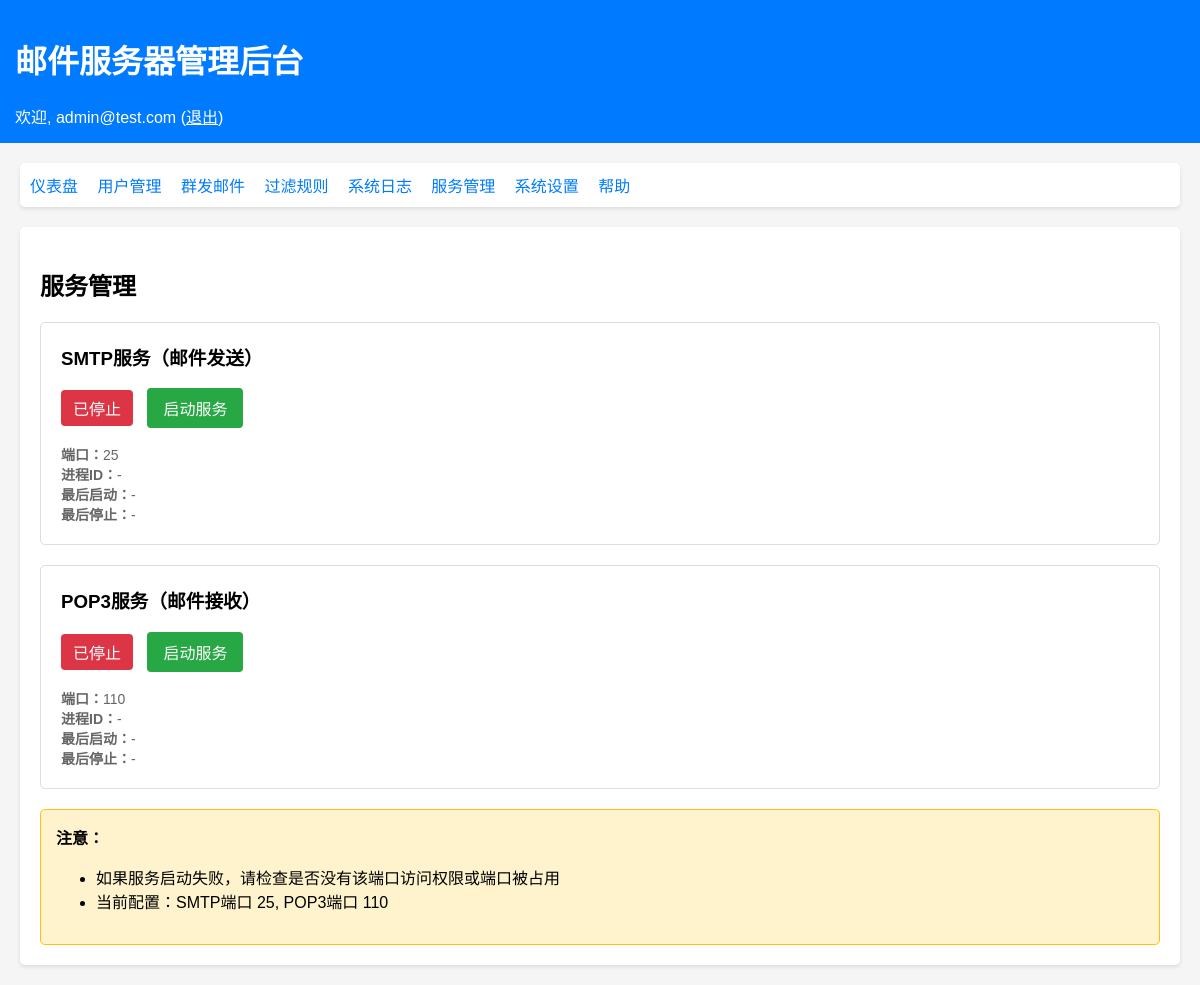
Screenshot of /services.php (signed in) with the database file from the repository.
### tables this page shows
CREATE TABLE IF NOT EXISTS system_settings (
    id INT AUTO_INCREMENT PRIMARY KEY,
    setting_key VARCHAR(100) UNIQUE NOT NULL,
    setting_value TEXT,
    updated_at TIMESTAMP DEFAULT CURRENT_TIMESTAMP ON UPDATE CURRENT_TIMESTAMP
);

CREATE TABLE IF NOT EXISTS service_status (
    id INT AUTO_INCREMENT PRIMARY KEY,
    service_name VARCHAR(50) UNIQUE NOT NULL,
    is_running TINYINT(1) DEFAULT 0,
    pid INT,
    last_started_at TIMESTAMP NULL,
    last_stopped_at TIMESTAMP NULL,
    updated_at TIMESTAMP DEFAULT CURRENT_TIMESTAMP ON UPDATE CURRENT_TIMESTAMP
);

### config/database.php (called while the page is built)
<?php
return [
    'host' => getenv('DB_HOST') ?: '127.0.0.1',
    'port' => getenv('DB_PORT') ?: '3308',
    'database' => getenv('DB_DATABASE') ?: 'mail_server',
    'username' => getenv('DB_USERNAME') ?: 'mail_user',
    'password' => getenv('DB_PASSWORD') ?: 'user123',
    'charset' => 'utf8mb4',
    'collation' => 'utf8mb4_unicode_ci',
    'options' => [
        PDO::ATTR_ERRMODE => PDO::ERRMODE_EXCEPTION,
        PDO::ATTR_DEFAULT_FETCH_MODE => PDO::FETCH_ASSOC,
        PDO::ATTR_EMULATE_PREPARES => false,
        PDO::MYSQL_ATTR_INIT_COMMAND => "SET NAMES utf8mb4 COLLATE utf8mb4_unicode_ci"
    ]
];

### src/storage/Database.php (called while the page is built, shortened)
<?php
require_once __DIR__ . '/../../config/database.php';
class Database {
    private static $instance = null;
    private function __construct() {
        $config = require __DIR__ . '/../../config/database.php';
        $dsn = "mysql:host={$config['host']};port={$config['port']};dbname={$config['database']};charset={$config['charset']}";
        try {
            $this->connection = new PDO(
                $dsn,
                $config['username'],
                $config['password'],
                $config['options']
            );
        } catch (PDOException $e) {
            throw new Exception("数据库连接失败: " . $e->getMessage());
        }
    }
    public static function getInstance() {
        if (self::$instance === null) {
            self::$instance = new self();
        }
        return self::$instance->connection;
    }
}

### src/storage/ServiceRepository.php (called while the page is built, shortened)
<?php
require_once __DIR__ . '/Database.php';
class ServiceRepository {
    private $db;
    public function __construct() {
        $this->db = Database::getInstance();
    }
    public function getStatus($serviceName) {
        $stmt = $this->db->prepare("SELECT * FROM service_status WHERE service_name = ?");
        $stmt->execute([$serviceName]);
        return $stmt->fetch();
    }
}

### src/storage/SystemSettingsRepository.php (called while the page is built, shortened)
<?php
require_once __DIR__ . '/Database.php';
class SystemSettingsRepository {
    private $db;
    public function __construct() {
        $this->db = Database::getInstance();
    }
    public function get($key, $default = null) {
        $stmt = $this->db->prepare("SELECT setting_value FROM system_settings WHERE setting_key = ?");
        $stmt->execute([$key]);
        $result = $stmt->fetch();
        return $result ? $result['setting_value'] : $default;
    }
}

### public/services.php (the view, shortened to what this page needs)
<?php
require_once __DIR__ . '/../config/database.php';
require_once __DIR__ . '/../src/storage/Database.php';
require_once __DIR__ . '/../src/storage/ServiceRepository.php';
require_once __DIR__ . '/../src/storage/SystemSettingsRepository.php';
$serviceRepo = new ServiceRepository();
$settingsRepo = new SystemSettingsRepository();
$smtpPort = $settingsRepo->get('smtp_port', 25);
$pop3Port = $settingsRepo->get('pop3_port', 110);
$smtpStatus = $serviceRepo->getStatus('smtp');
$pop3Status = $serviceRepo->getStatus('pop3');
$smtpRunning = $smtpStatus['is_running'];
$pop3Running = $pop3Status['is_running'];
?>
<!DOCTYPE html>
<html>
<head>
</head>
<body>
    <div class="header">
        <h1>邮件服务器管理后台</h1>
        <div>欢迎, <?php echo htmlspecialchars($_SESSION['username']); ?>
            (<a href="logout.php" style="color: white;">退出</a>)
        </div>
    </div>
    <div class="menu">
        <a href="index.php">仪表盘</a>
        <a href="users.php">用户管理</a>
        <a href="broadcast.php">群发邮件</a>
        <a href="filters.php">过滤规则</a>
        <a href="logs.php">系统日志</a>
        <a href="services.php">服务管理</a>
        <a href="settings.php">系统设置</a>
        <a href="help.php">帮助</a>
    </div>
    <div class="container">
        <h2>服务管理</h2>
        <div class="service-box">
            <h3>SMTP服务（邮件发送）</h3>
            <p>
                <span class="status status-<?php echo $smtpRunning ? 'running' : 'stopped'; ?>">
                    <?php echo $smtpRunning ? '运行中' : '已停止'; ?>
                </span>
                <?php if ($smtpRunning): ?>
                    <a href="?service=smtp&action=stop" class="btn btn-danger" onclick="return confirm('确定要停止SMTP服务吗？');">停止服务</a>
                <?php else: ?>
                    <a href="?service=smtp&action=start" class="btn btn-success" onclick="return confirm('确定要启动SMTP服务吗？');">启动服务</a>
                <?php endif; ?>
            </p>
            <div class="info">
                <strong>端口：</strong><?php echo $smtpPort; ?><br>
                <strong>进程ID：</strong><?php echo $smtpStatus['pid'] ?? '-'; ?><br>
                <strong>最后启动：</strong><?php echo $smtpStatus['last_started_at'] ?? '-'; ?><br>
                <strong>最后停止：</strong><?php echo $smtpStatus['last_stopped_at'] ?? '-'; ?>
            </div>
        </div>
        <div class="service-box">
            <h3>POP3服务（邮件接收）</h3>
            <p>
                <span class="status status-<?php echo $pop3Running ? 'running' : 'stopped'; ?>">
                    <?php echo $pop3Running ? '运行中' : '已停止'; ?>
                </span>
                <?php if ($pop3Running): ?>
                    <a href="?service=pop3&action=stop" class="btn btn-danger" onclick="return confirm('确定要停止POP3服务吗？');">停止服务</a>
                <?php else: ?>
                    <a href="?service=pop3&action=start" class="btn btn-success" onclick="return confirm('确定要启动POP3服务吗？');">启动服务</a>
                <?php endif; ?>
            </p>
            <div class="info">
                <strong>端口：</strong><?php echo $pop3Port; ?><br>
                <strong>进程ID：</strong><?php echo $pop3Status['pid'] ?? '-'; ?><br>
                <strong>最后启动：</strong><?php echo $pop3Status['last_started_at'] ?? '-'; ?><br>
                <strong>最后停止：</strong><?php echo $pop3Status['last_stopped_at'] ?? '-'; ?>
            </div>
        </div>
        <div class="note">
            <strong>注意：</strong>
            <ul>
                <li>如果服务启动失败，请检查是否没有该端口访问权限或端口被占用</li>
                <li>当前配置：SMTP端口 <?php echo $smtpPort; ?>, POP3端口 <?php echo $pop3Port; ?></li>
            </ul>
        </div>
    </div>
</body>
</html>

### public/services.php (style rules this page uses)
body { font-family: Arial, sans-serif; margin: 0; padding: 20px; background: #f5f5f5; }
.header { background: #007bff; color: white; padding: 15px; margin: -20px -20px 20px -20px; }
.menu { background: white; padding: 10px; margin-bottom: 20px; border-radius: 5px; box-shadow: 0 2px 4px rgba(0,0,0,0.1); }
.menu a { margin-right: 15px; text-decoration: none; color: #007bff; }
.container { background: white; padding: 20px; border-radius: 5px; box-shadow: 0 2px 4px rgba(0,0,0,0.1); }
.service-box { border: 1px solid #ddd; padding: 20px; margin-bottom: 20px; border-radius: 5px; }
.service-box h3 { margin-top: 0; }
.status { display: inline-block; padding: 6px 12px; border-radius: 4px; font-weight: 500; margin-right: 10px; }
.status-stopped { background: #dc3545; color: white; }
.btn { padding: 8px 16px; border: none; border-radius: 4px; cursor: pointer; text-decoration: none; display: inline-block; }
.btn-success { background: #28a745; color: white; }
.info { color: #666; font-size: 14px; margin-top: 10px; }
.note { background: #fff3cd; border: 1px solid #ffc107; padding: 15px; border-radius: 5px; margin-top: 20px; }

### rows the page displays
system_settings: setting_value "25"
service_status: pid "-", last_started_at "-", last_stopped_at "-"
system_settings: setting_value "110"
service_status: pid "-", last_started_at "-", last_stopped_at "-"

### other values shown
$_SESSION['username'] "admin@test.com"
